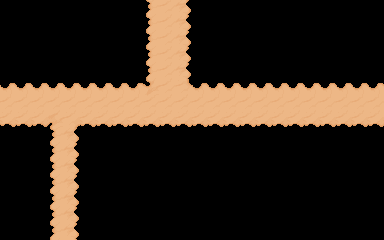

A level layout from a 2D game, rendered from its tile map. Below: a short description, then the map file with tile-grid data replaced by summaries:
An orthogonal 24x15 tile map with 16x16 px tiles, 1 tile layer (GroundUpper), 12 hidden layers not drawn, 10 tilesets.

<map version="1.10" tiledversion="1.11.2" orientation="orthogonal" renderorder="right-down" width="24" height="15" tilewidth="16" tileheight="16" infinite="0" nextlayerid="14" nextobjectid="1">
 <editorsettings>
  <export format="json" />
 </editorsettings>
 <tileset firstgid="1" name="beginnertileset" tilewidth="16" tileheight="16" tilecount="100" columns="10">
  <image source="../beginnertileset.png" trans="000000" width="160" height="160" />
 </tileset>
 <tileset firstgid="101" name="Floors" tilewidth="16" tileheight="16" tilecount="625" columns="25">
  <image source="../Floors.png" trans="000000" width="400" height="400" />
 </tileset>
 <tileset firstgid="726" name="Props" tilewidth="16" tileheight="16" tilecount="625" columns="25">
  <image source="../Props.png" trans="000000" width="400" height="400" />
 </tileset>
 <tileset firstgid="1351" name="Roofs" tilewidth="16" tileheight="16" tilecount="625" columns="25">
  <image source="../Roofs.png" trans="000000" width="400" height="400" />
 </tileset>
 <tileset firstgid="1976" name="Shadows" tilewidth="16" tileheight="16" tilecount="625" columns="25">
  <image source="../Shadows.png" trans="000000" width="400" height="400" />
 </tileset>
 <tileset firstgid="2601" name="Walls" tilewidth="16" tileheight="16" tilecount="2100" columns="42">
  <image source="../Walls.png" trans="000000" width="672" height="800" />
 </tileset>
 <tileset firstgid="4701" name="Floors_Tiles" tilewidth="16" tileheight="16" tilecount="650" columns="25">
  <image source="../Floors_Tiles.png" trans="000000" width="400" height="416" />
  <wangsets>
   <wangset name="Dirt path" type="corner" tile="-1">
    <wangcolor name="nothing" color="#ff0000" tile="-1" probability="1" />
    <wangcolor name="sand" color="#00ff00" tile="-1" probability="1" />
    <wangtile tileid="305" wangid="0,1,0,1,0,1,0,1" />
    <wangtile tileid="306" wangid="0,1,0,2,0,1,0,1" />
    <wangtile tileid="307" wangid="0,1,0,2,0,2,0,1" />
    <wangtile tileid="308" wangid="0,1,0,1,0,2,0,1" />
    <wangtile tileid="309" wangid="0,1,0,1,0,1,0,1" />
    <wangtile tileid="330" wangid="0,1,0,2,0,1,0,1" />
    <wangtile tileid="331" wangid="0,2,0,2,0,2,0,1" />
    <wangtile tileid="332" wangid="0,2,0,2,0,2,0,2" />
    <wangtile tileid="333" wangid="0,1,0,2,0,2,0,2" />
    <wangtile tileid="334" wangid="0,1,0,1,0,2,0,1" />
    <wangtile tileid="355" wangid="0,2,0,2,0,1,0,1" />
    <wangtile tileid="356" wangid="0,2,0,2,0,2,0,2" />
    <wangtile tileid="357" wangid="0,2,0,2,0,2,0,2" />
    <wangtile tileid="358" wangid="0,2,0,2,0,2,0,2" />
    <wangtile tileid="359" wangid="0,1,0,1,0,2,0,2" />
    <wangtile tileid="380" wangid="0,2,0,1,0,1,0,1" />
    <wangtile tileid="381" wangid="0,2,0,2,0,1,0,2" />
    <wangtile tileid="382" wangid="0,2,0,2,0,2,0,2" />
    <wangtile tileid="383" wangid="0,2,0,1,0,2,0,2" />
    <wangtile tileid="384" wangid="0,1,0,1,0,1,0,2" />
    <wangtile tileid="405" wangid="0,1,0,1,0,1,0,1" />
    <wangtile tileid="406" wangid="0,2,0,1,0,1,0,1" />
    <wangtile tileid="407" wangid="0,2,0,1,0,1,0,2" />
    <wangtile tileid="408" wangid="0,1,0,1,0,1,0,2" />
    <wangtile tileid="409" wangid="0,1,0,1,0,1,0,1" />
   </wangset>
  </wangsets>
 </tileset>
 <tileset firstgid="5351" name="Rocks" tilewidth="16" tileheight="16" tilecount="247" columns="13">
  <image source="../Rocks.png" trans="000000" width="208" height="304" />
 </tileset>
 <tileset firstgid="5598" name="Trees_Size_03" tilewidth="16" tileheight="16" tilecount="90" columns="9">
  <image source="../Trees_Size_03.png" trans="000000" width="144" height="160" />
 </tileset>
 <tileset firstgid="5688" name="Furniture" tilewidth="16" tileheight="16" tilecount="2700" columns="50">
  <image source="../Furniture.png" trans="000000" width="800" height="864" />
 </tileset>
 <layer id="6" name="Ground" width="24" height="15" visible="0">
  <data>[360 cells, 360 non-empty, 3 distinct tile ids]</data>
 </layer>
 <layer id="12" name="GroundUpper" width="24" height="15">
  <data>[360 cells, 360 non-empty, 13 distinct tile ids]</data>
 </layer>
 <layer id="10" name="DecorationLowerShadow" width="24" height="15" visible="0">
  <data>[360 cells, 2 non-empty, 2 distinct tile ids]</data>
 </layer>
 <layer id="7" name="DecorationLower" width="24" height="15" visible="0">
  <data>[360 cells, 16 non-empty, 2 distinct tile ids]</data>
 </layer>
 <layer id="3" name="DecorationMiddle" width="24" height="15" visible="0">
  <data>[360 cells, 12 non-empty, 3 distinct tile ids]</data>
 </layer>
 <layer id="9" name="DecorationMiddle1" width="24" height="15" visible="0">
  <data>[360 cells, 0 non-empty, 0 distinct tile ids]</data>
 </layer>
 <layer id="8" name="DecorationMiddle2" width="24" height="15" visible="0">
  <data>[360 cells, 0 non-empty, 0 distinct tile ids]</data>
 </layer>
 <layer id="11" name="DecorationUpperShadow" width="24" height="15" visible="0">
  <data>[360 cells, 1 non-empty, 1 distinct tile ids]</data>
 </layer>
 <layer id="5" name="DecorationUpper" width="24" height="15" visible="0">
  <data>[360 cells, 49 non-empty, 12 distinct tile ids]</data>
 </layer>
 <layer id="4" name="DecorationUpper1" width="24" height="15" visible="0">
  <data>[360 cells, 0 non-empty, 0 distinct tile ids]</data>
 </layer>
 <layer id="13" name="DecorationUpper2" width="24" height="15" visible="0">
  <data>[360 cells, 2 non-empty, 1 distinct tile ids]</data>
 </layer>
 <layer id="2" name="Collision" width="24" height="15" visible="0" opacity="0">
  <data>[360 cells, 22 non-empty, 1 distinct tile ids]</data>
 </layer>
 <layer id="1" name="Overlay" width="24" height="15" visible="0">
  <data>[360 cells, 0 non-empty, 0 distinct tile ids]</data>
 </layer>
</map>
